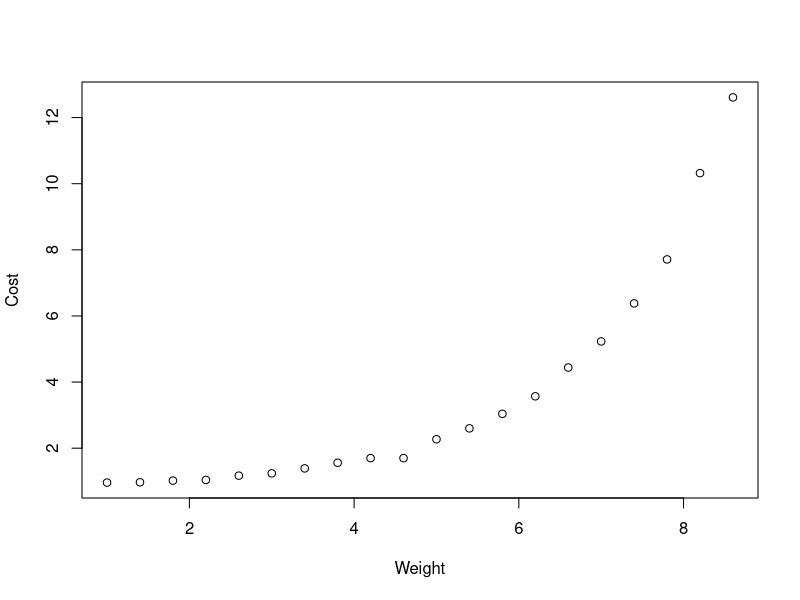
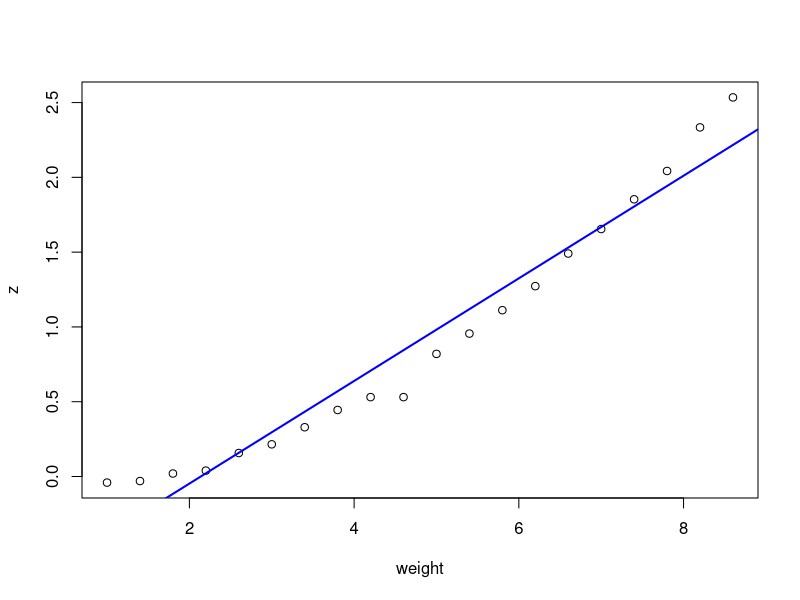
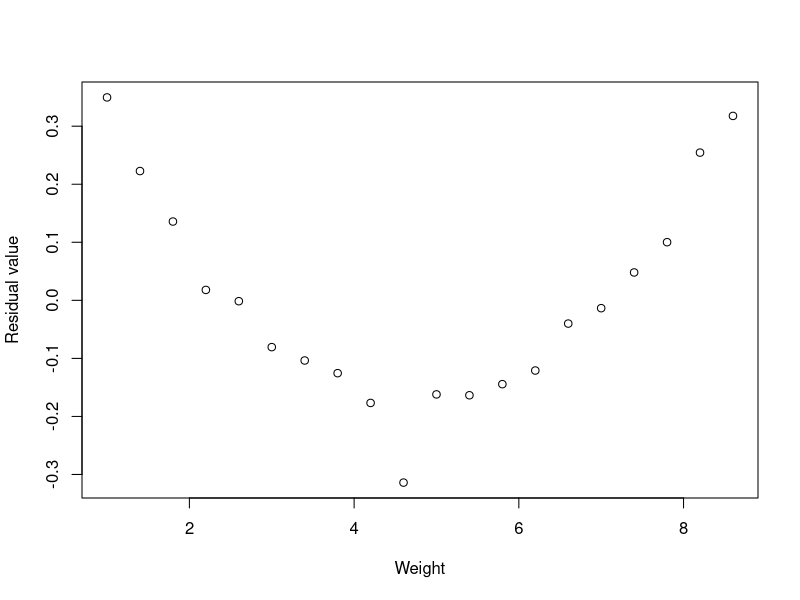
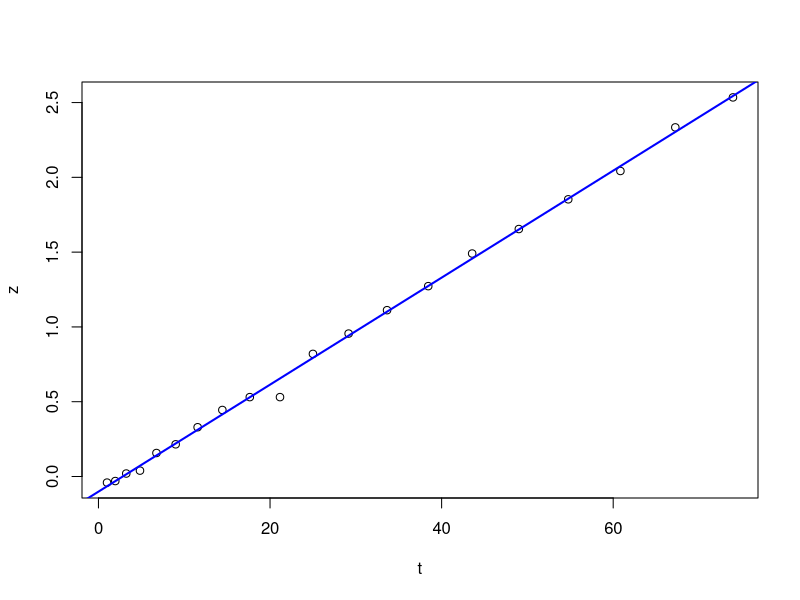
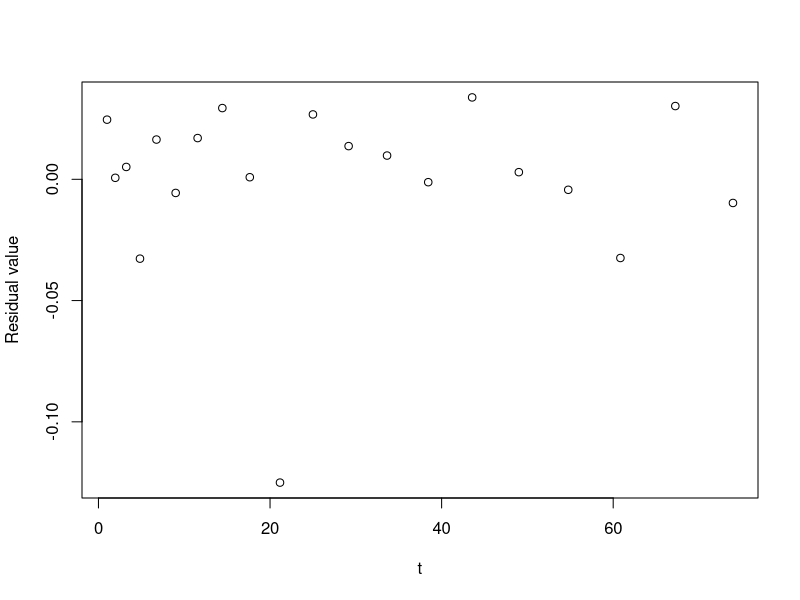
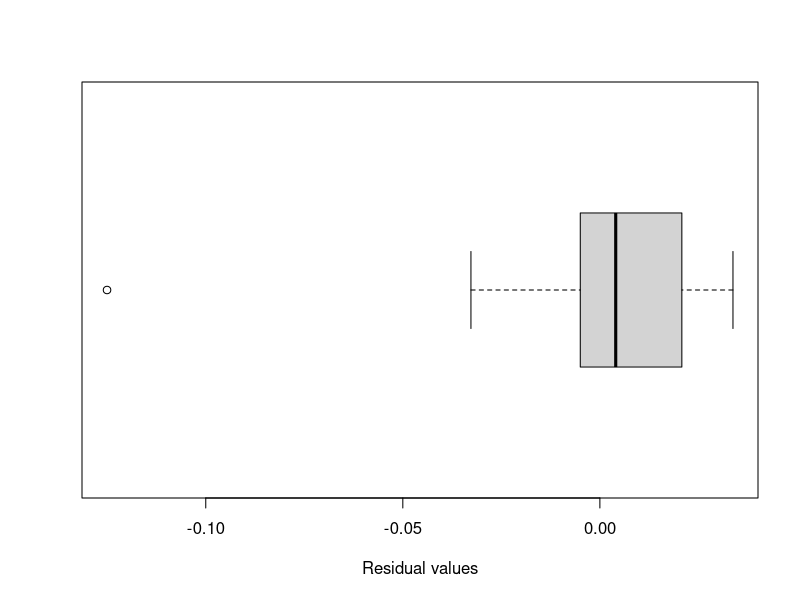
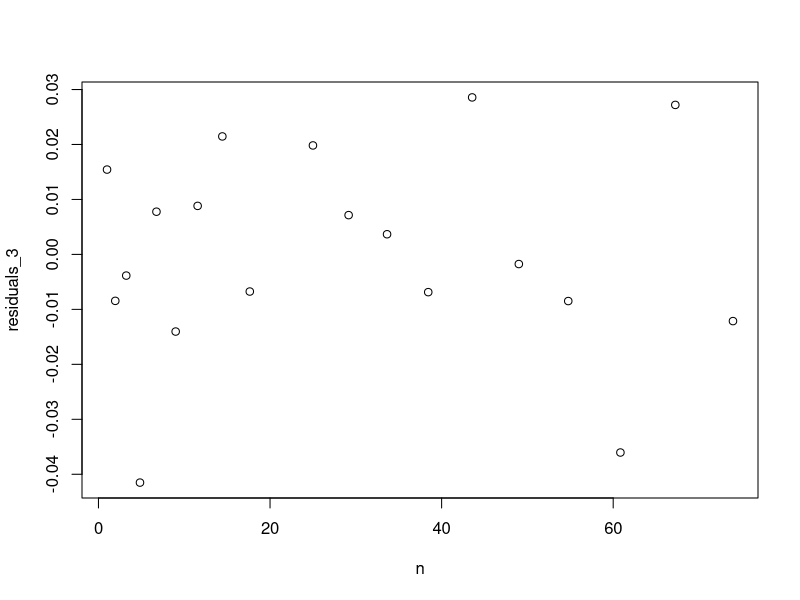
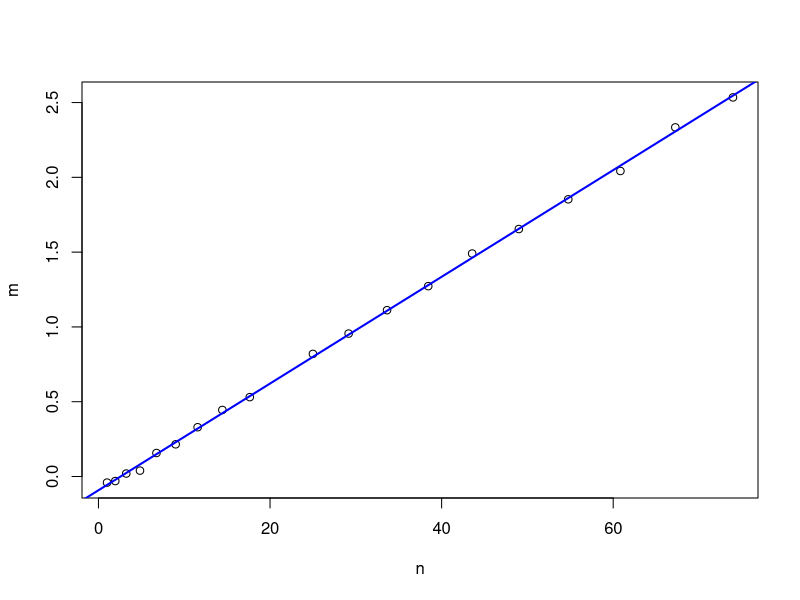

Source code (R) for these figures, in order:
## ---- chunk 1
# read in the data
df <- read.table("data01738166.txt", sep=",", header=TRUE)

# extract the columns of data to separate vectors
weight <- df$weight
cost <- df$cost 

# plot a scatterplot of the data
plot(x=weight, y=cost, type='p', xlab="Weight", ylab="Cost")
## ---- chunk 2
z <- log(cost)
model <- lm(z ~ weight)

# extract parameter coefficients from model object
beta0hat <- model$coefficients[1]
beta1hat <- model$coefficients[2]

plot(weight, z)
abline(a = beta0hat, b=beta1hat, col="blue", lwd=2)
## ---- chunk 3
#extract the residuals from the linear model
residuals <- model$residuals

#plot the residuals agains the weight
plot(weight, residuals, xlab="Weight", ylab="Residual value")
## ---- chunk 4
t <- (weight)^2
model_2 <- lm(z ~ t)

#extract parameter coefficients from the second linear model
beta0hat_2 <- model_2$coefficients[1]
beta1hat_2 <- model_2$coefficients[2]

plot (t, z)
abline (a = beta0hat_2, b=beta1hat_2, col="blue", lwd=2)
## ---- chunk 5
#extract the residuals from the second linear model
residuals_2 <- model_2$residuals

#plot the residuals agains t
plot(t, residuals_2, xlab="t", ylab="Residual value")
## ---- chunk 6
boxplot(model_2$residuals, horizontal=TRUE, xlab="Residual values")
## ---- chunk 7
# the outlier is the 10th value, so remove this value to define the inliers
x <- df$weight[-10]
y <- df$cost[-10]
m <- log(y)
n <- x^2
model_3 <- lm(m ~ n)
residuals_3 <- model_3$residuals
plot(n, residuals_3)
## ---- chunk 8
# extract parameter coefficients from model_3 object
beta0hat_3 <- model_3$coefficients[1]
beta1hat_3 <- model_3$coefficients[2]

# plot the (transformed) values and the regression line
plot(n, m)
abline(a = beta0hat_3, b=beta1hat_3, col="blue", lwd=2)
